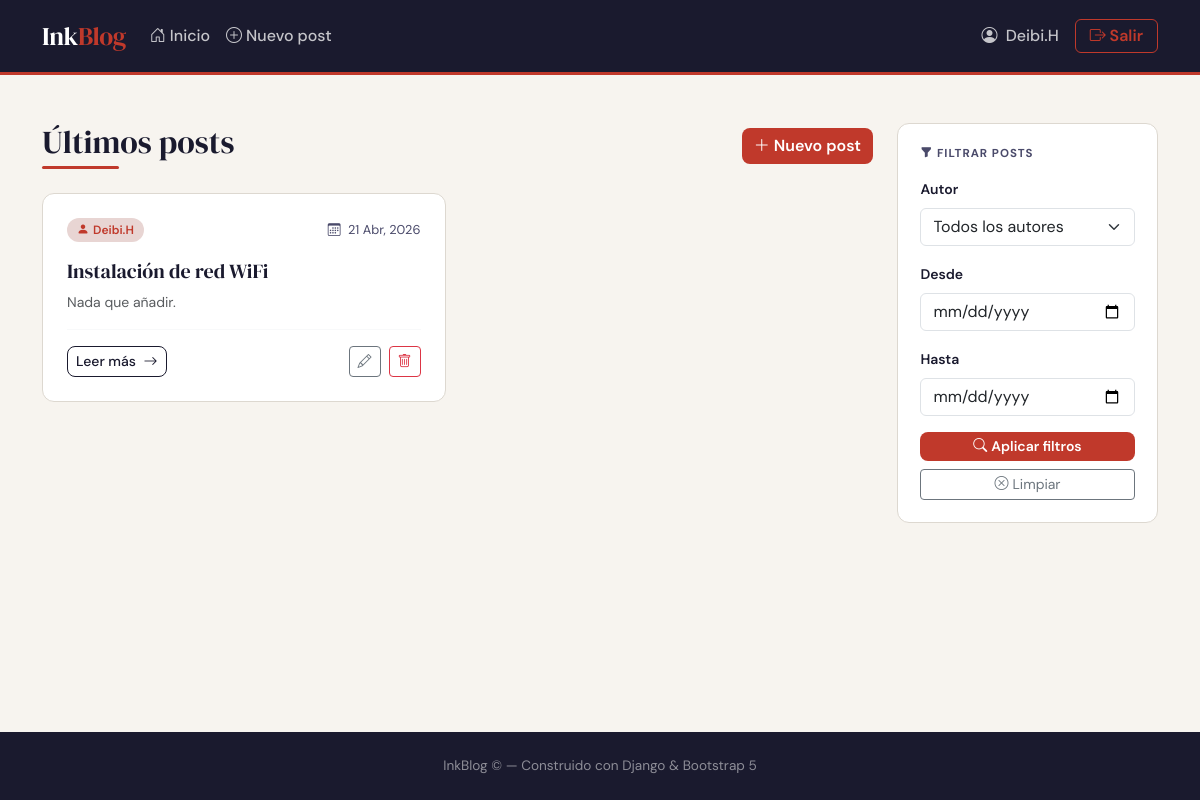
The app's page / (signed in) with its own data.
### MainApp/models.py (models this page shows, shortened)
class Post(models.Model):
    titulo = models.CharField(max_length=200, verbose_name="Título")
    contenido = models.TextField(verbose_name="Contenido")
    autor = models.ForeignKey(
        User,
        on_delete=models.CASCADE,
        related_name="posts",
        verbose_name="Autor"
    )
    fecha_creacion = models.DateTimeField(auto_now_add=True, verbose_name="Fecha de creación")
    fecha_actualizacion = models.DateTimeField(auto_now=True, verbose_name="Última actualización")
    class Meta:
        ordering = ["-fecha_creacion"]
        verbose_name = "Post"
        verbose_name_plural = "Posts"
    def get_absolute_url(self):
        return reverse("blog:post_detail", kwargs={"pk": self.pk})

### MainApp/views.py (the view, shortened to what this page needs)
# urls.py: path("", views.PostListView.as_view(), name="post_list"),
class PostListView(ListView):
    model = Post
    template_name = "index.html"
    context_object_name = "posts"
    paginate_by = 6
    def get_queryset(self):
        qs = super().get_queryset()
        form = PostFilterForm(self.request.GET or None)
        return qs
    def get_context_data(self, **kwargs):
        context = super().get_context_data(**kwargs)
        context["filter_form"] = PostFilterForm(self.request.GET or None)
        return context

### MainApp/forms.py
class PostFilterForm(forms.Form):
    autor = forms.ChoiceField(
        required=False,
        label="Filtrar por autor",
        widget=forms.Select(attrs={"class": "form-select"}),
    )
    fecha_desde = forms.DateField(
        required=False,
        label="Desde",
        widget=forms.DateInput(attrs={
            "class": "form-control",
            "type": "date",
        }),
    )
    fecha_hasta = forms.DateField(
        required=False,
        label="Hasta",
        widget=forms.DateInput(attrs={
            "class": "form-control",
            "type": "date",
        }),
    )
    def __init__(self, *args, **kwargs):
        from django.contrib.auth.models import User
        super().__init__(*args, **kwargs)
        autores = User.objects.filter(posts__isnull=False).distinct()
        choices = [("", "Todos los autores")]
        choices += [(u.id, u.get_full_name() or u.username) for u in autores]
        self.fields["autor"].choices = choices

### templates/index.html (shortened to what this page needs)
{% extends "base.html" %}
{% block content %}
<div class="row g-4">
  <div class="col-12 col-lg-3 order-lg-2">
    <div class="filter-panel">
      <h6><i class="bi bi-funnel-fill me-1"></i>Filtrar posts</h6>
      <form method="get" action="{% url 'blog:post_list' %}" id="filterForm">
        <div class="mb-3">
          <label class="form-label small fw-semibold">Autor</label>
          {{ filter_form.autor }}
        </div>
        <div class="mb-3">
          <label class="form-label small fw-semibold">Desde</label>
          {{ filter_form.fecha_desde }}
        </div>
        <div class="mb-3">
          <label class="form-label small fw-semibold">Hasta</label>
          {{ filter_form.fecha_hasta }}
        </div>
        <div class="d-grid gap-2">
          <button type="submit" class="btn btn-accent btn-sm">
            <i class="bi bi-search me-1"></i>Aplicar filtros
          </button>
          <a href="{% url 'blog:post_list' %}" class="btn btn-outline-secondary btn-sm">
            <i class="bi bi-x-circle me-1"></i>Limpiar
          </a>
        </div>
      </form>
    </div>
  </div>
  <div class="col-12 col-lg-9 order-lg-1">
    <div class="d-flex align-items-center justify-content-between mb-4 flex-wrap gap-3">
      <h1 class="section-heading mb-0">Últimos posts</h1>
      {% if user.is_authenticated %}
        <a href="{% url 'blog:post_create' %}" class="btn btn-accent">
          <i class="bi bi-plus-lg me-1"></i>Nuevo post
        </a>
      {% endif %}
    </div>
    {% if posts %}
      <div class="row g-4">
        {% for post in posts %}
        <div class="col-12 col-md-6">
          <article class="post-card h-100">
            <div class="card-body d-flex flex-column">
              <div class="d-flex align-items-center gap-2 mb-3">
                <span class="badge-autor">
                  <i class="bi bi-person-fill me-1"></i>{{ post.autor.username }}
                </span>
                <span class="meta-text ms-auto">
                  <i class="bi bi-calendar3 me-1"></i>
                  {{ post.fecha_creacion|date:"d M, Y" }}
                </span>
              </div>
              <h2 class="post-title mb-2">
                <a href="{{ post.get_absolute_url }}">{{ post.titulo }}</a>
              </h2>
              <p class="text-muted small mb-3 flex-grow-1">
                {{ post.contenido|truncatewords:25 }}
              </p>
              <div class="d-flex align-items-center justify-content-between mt-auto pt-3 border-top border-light">
                <a href="{{ post.get_absolute_url }}" class="btn btn-sm btn-outline-ink">
                  Leer más <i class="bi bi-arrow-right ms-1"></i>
                </a>
                {% if user == post.autor or user.is_superuser %}
                <div class="d-flex gap-2">
                  <a href="{% url 'blog:post_update' post.pk %}"
                     class="btn btn-sm btn-outline-secondary"
                     title="Editar">
                    <i class="bi bi-pencil"></i>
                  </a>
                  <a href="{% url 'blog:post_delete' post.pk %}"
                     class="btn btn-sm btn-outline-danger"
                     title="Eliminar">
                    <i class="bi bi-trash"></i>
                  </a>
                </div>
                {% endif %}
              </div>
            </div>
          </article>
        </div>
        {% endfor %}
      </div>
    {% endif %}
  </div>
</div>
{% endblock %}

### templates/base.html (shortened to what this page needs)
<!DOCTYPE html>
<html lang="es">
<head>
  <link href="https://cdn.jsdelivr.net/npm/bootstrap@5.3.3/dist/css/bootstrap.min.css" rel="stylesheet" />
  <link href="https://cdn.jsdelivr.net/npm/bootstrap-icons@1.11.3/font/bootstrap-icons.min.css" rel="stylesheet" />
</head>
<body>
<nav class="navbar navbar-expand-lg">
  <div class="container">
    <a class="navbar-brand" href="{% url 'blog:post_list' %}">Ink<span>Blog</span></a>
    <div class="collapse navbar-collapse" id="navbarContent">
      <ul class="navbar-nav me-auto mb-2 mb-lg-0">
        <li class="nav-item">
          <a class="nav-link" href="{% url 'blog:post_list' %}">
            <i class="bi bi-house-door"></i>Inicio
          </a>
        </li>
        {% if user.is_authenticated %}
        <li class="nav-item">
          <a class="nav-link" href="{% url 'blog:post_create' %}">
            <i class="bi bi-plus-circle"></i>Nuevo post
          </a>
        </li>
        {% endif %}
      </ul>
      <ul class="navbar-nav align-items-center gap-2">
        {% if user.is_authenticated %}
          <li class="nav-item">
            <span class="nav-link text-white-50">
              <i class="bi bi-person-circle"></i> {{ user.username }}
            </span>
          </li>
          <li class="nav-item">
            <form method="post" action="{% url 'blog:logout' %}">
              <button type="submit" class="btn btn-navbar">
                <i class="bi bi-box-arrow-right"></i> Salir
              </button>
            </form>
          </li>
        {% endif %}
      </ul>
    </div>
  </div>
</nav>
<main class="container py-5 flex-grow-1">
  {% block content %}{% endblock %}
</main>
<footer>
  <div class="container text-center">
    <span>InkBlog &copy; {{ "now"|date:"Y" }} — Construido con Django &amp; Bootstrap 5</span>
  </div>
</footer>
</body>
</html>

### templates/base.html (style rules this page uses)
:root { --ink: #1a1a2e; --ink-soft: #4a4a6a; --cream: #f7f4ef; --accent: #c0392b; --accent-lt: #e8d5d3; --border: #ddd8d0; --card-bg: #ffffff; }
* { box-sizing: border-box; }
body { font-family: 'DM Sans', sans-serif; background: var(--cream); color: var(--ink); min-height: 100vh; display: flex; flex-direction: column; }
.navbar { background: var(--ink) !important; border-bottom: 3px solid var(--accent); padding: 0.75rem 0; }
.navbar-brand { font-family: 'DM Serif Display', serif; font-size: 1.6rem; color: #fff !important; letter-spacing: -0.5px; }
.navbar-brand span { color: var(--accent); }
.nav-link { color: rgba(255,255,255,0.75) !important; font-weight: 500; transition: color .2s; }
.nav-link i { margin-right: 4px; }
.btn-navbar { border: 1.5px solid var(--accent); color: var(--accent) !important; border-radius: 6px; font-weight: 600; padding: 4px 14px; transition: all .2s; }
.post-card { background: var(--card-bg); border: 1px solid var(--border); border-radius: 12px; transition: box-shadow .25s, transform .25s; overflow: hidden; }
.post-card .card-body { padding: 1.5rem; }
.post-title { font-family: 'DM Serif Display', serif; font-size: 1.25rem; line-height: 1.3; }
.post-title a { color: var(--ink); text-decoration: none; transition: color .2s; }
.badge-autor { background: var(--accent-lt); color: var(--accent); font-size: 0.75rem; font-weight: 600; border-radius: 20px; padding: 3px 10px; }
.meta-text { font-size: 0.8rem; color: var(--ink-soft); }
.filter-panel { background: var(--card-bg); border: 1px solid var(--border); border-radius: 12px; padding: 1.4rem; position: sticky; top: 80px; }
.filter-panel h6 { font-weight: 700; text-transform: uppercase; letter-spacing: 1px; font-size: 0.72rem; color: var(--ink-soft); margin-bottom: 1rem; }
.section-heading { font-family: 'DM Serif Display', serif; font-size: 2rem; position: relative; display: inline-block; }
.section-heading::after { content: ''; display: block; height: 3px; width: 40%; background: var(--accent); margin-top: 4px; border-radius: 2px; }
.form-label { font-weight: 500; }
.btn-accent { background: var(--accent); color: #fff; border: none; font-weight: 600; border-radius: 8px; transition: background .2s, transform .1s; }
.btn-outline-ink { border: 1.5px solid var(--ink); color: var(--ink); font-weight: 500; border-radius: 8px; }
footer { background: var(--ink); color: rgba(255,255,255,.5); font-size: 0.85rem; margin-top: auto; padding: 1.5rem 0; }

### records on screen
Post: autor.username "Deibi.H", fecha_creacion "21 Abr, 2026", titulo "Instalación de red WiFi", contenido "Nada que añadir."

### other values on screen
{{ user.username }} "Deibi.H"
